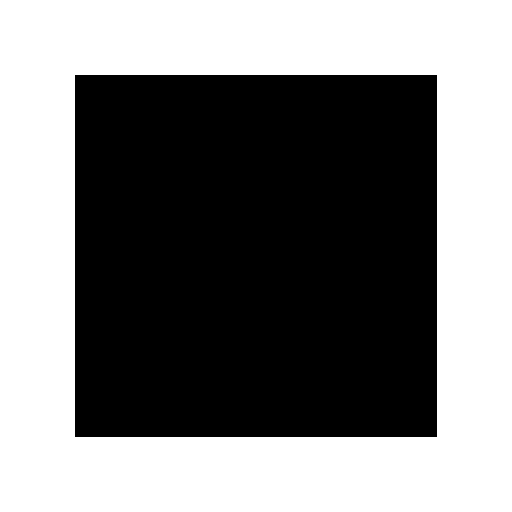
//> input picture ImageProcessingFinal/ImageProcessingFinal/input_2.bmp, 512 x 512 px
$ ./ImageProcessingFinal   (built with g++ and OpenCV 4)
//> lines starting //> are read from the running program, lines starting //| are printed output that depends on the picture; after the words box and inside, x2 and y2 are one past the last pixel; in counts of white or black regions, pixels touching at a corner belong together
// [374 lines of commented-out code are left out]

#include <opencv/cv.h>
#include <opencv/highgui.h>

#define PI 3.141592
#define SUB_SAMPLING_RATE 2 // 축소 비율
#define DEGREE 45 // 회전 각도

void SaveImage(char *saveImageName, IplImage *saveImage);
IplImage * Reduction(IplImage *inputImage, IplImage *outputImage, IplImage *tempImage);
IplImage * Rotation(IplImage *rotationImage, IplImage *outputImage);
IplImage * TransSizeImageRotation(IplImage *inputImage);
IplImage * Mix(IplImage *inputImage, IplImage *rotationImage, IplImage *outputImage);

int main()
{
	IplImage *inputImage = cvLoadImage("input_2.bmp", CV_LOAD_IMAGE_GRAYSCALE);
//> inputImage: 512 rows x 512 cols, CV_8UC1; values 100 (black) and 200 (white), 50% white; 1 black region, box (x1, y1, x2, y2) and area: (75, 75, 437, 437) 131044
	IplImage *scaleDownImage = cvCreateImage(cvSize((inputImage->width + 1) / SUB_SAMPLING_RATE, (inputImage->height + 1) / SUB_SAMPLING_RATE), 8, 1);
	IplImage *tempImage = cvCreateImage(cvSize(inputImage->width, inputImage->height + 1), 8, 1);
	IplImage *outputImage;
	IplImage *rotationImage;				// 90도 단위 회전 시
	IplImage *sizeTransferRotationImage;	// 45도 등 크기에 벗어나는 회전 시
	IplImage *sumImage = cvCreateImage(cvSize(inputImage->width+1, inputImage->height+1), inputImage->depth, inputImage->nChannels);

	scaleDownImage = Reduction(inputImage, scaleDownImage, tempImage);
	outputImage = cvCreateImage(cvSize(scaleDownImage->width, scaleDownImage->height), scaleDownImage->depth, scaleDownImage->nChannels);
	rotationImage = Rotation(scaleDownImage, outputImage);
	sizeTransferRotationImage = TransSizeImageRotation(scaleDownImage);
	sumImage = Mix(inputImage, sizeTransferRotationImage, sumImage);

	SaveImage("SubSampling_122179 박민현.bmp", scaleDownImage);
	SaveImage("Rotation_122179 박민현.bmp", sizeTransferRotationImage);
	SaveImage("Combination_122179 박민현.bmp", sumImage);
	cvShowImage("Input Image", inputImage);
	cvShowImage("sub Sampling Image", scaleDownImage);
	cvShowImage("Rotation", sizeTransferRotationImage);
	cvShowImage("Sum Image", sumImage);
	cvWaitKey();

	cvDestroyAllWindows();
	cvReleaseImage(&inputImage);
	cvReleaseImage(&scaleDownImage);
	cvReleaseImage(&sizeTransferRotationImage);
	cvReleaseImage(&sumImage);

	return 0;
}

void SaveImage(char *saveImageName, IplImage *saveImage) {
	cvSaveImage(saveImageName, saveImage);
}
IplImage * Mix(IplImage *inputImage, IplImage *scaleDownRotationImage, IplImage *outputImage) { // 원본이미지에 축소 회전한 이미지를 합성하는 함수
	int i, j, n, m;
	CvScalar pixelValue;

	for (i = 0; i < inputImage->height; i++) {
		for (j = 0; j < inputImage->width; j++) {
			pixelValue = cvGet2D(inputImage, i, j);
			cvSet2D(outputImage, i, j, pixelValue);
		}
	}

	for (i = 0; i < scaleDownRotationImage->height; i++) {
		for (j = 0; j < scaleDownRotationImage->width; j++) {
			pixelValue = cvGet2D(scaleDownRotationImage, i, j); // 축소 회전된 이미지 저장

			if (pixelValue.val[0] != 0) { // 검은색 부분은 지우고 가운데에 붙이기
				cvSet2D(outputImage, i + inputImage->height / 8 +10, j + inputImage->width / 8+10, pixelValue);
			}
		}
	}

	return outputImage;
}

IplImage * Reduction(IplImage *inputImage, IplImage *outputImage, IplImage *tempImage) { // 축소 함수
	int i, j, n, m, k, index = 0;
	double *Mask, *OutputValue, Sum = 0.0;
	CvScalar tempScalar;

	Mask = new double[SUB_SAMPLING_RATE * SUB_SAMPLING_RATE];

	OutputValue = new double[(inputImage->width + 1) / SUB_SAMPLING_RATE * (inputImage->height + 1) / SUB_SAMPLING_RATE];

	cvSetZero(tempImage);

	for (i = 0; i < inputImage->height; i++)
	{
		for (j = 0; j < inputImage->width; j++)
		{
			cvSet2D(tempImage, i, j, cvGet2D(inputImage, i, j));
		}
	}
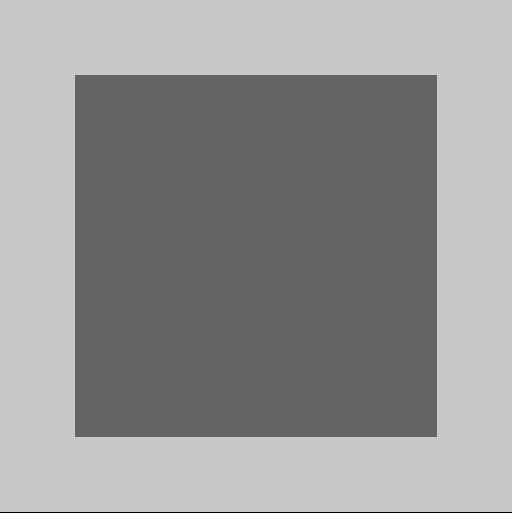
//> tempImage: 513 rows x 512 cols, CV_8UC1; min 0, max 200, mean 149.7

	for (i = 0; i < inputImage->height; i = i + SUB_SAMPLING_RATE) {
		for (j = 0; j < inputImage->width; j = j + SUB_SAMPLING_RATE) {
			for (n = 0; n < SUB_SAMPLING_RATE; n++) {
				for (m = 0; m < SUB_SAMPLING_RATE; m++)
				{
					tempScalar = cvGet2D(tempImage, i + n, j + m);
					Mask[n*SUB_SAMPLING_RATE + m] = tempScalar.val[0];
				}
			}
			for (k = 0; k < SUB_SAMPLING_RATE*SUB_SAMPLING_RATE; k++) {
				Sum += Mask[k];
			}

			OutputValue[index++] = (Sum / (SUB_SAMPLING_RATE * SUB_SAMPLING_RATE));
			Sum = 0.0;
		}
	}
//> this loop made 256 passes
//> index on passes 1 to 3: 256, 512, 768
//> after the loop, Sum = 0; index = 65536

	for (i = 0; i < outputImage->height; i++) {
		for (j = 0; j < outputImage->width; j++) {
			cvSet2D(outputImage, i, j, cvScalar(OutputValue[i*outputImage->width + j]));
		}
	}

	return outputImage;
}

IplImage * Rotation(IplImage *inputImage, IplImage *outputImage) { // 회전 함수
	int i, j, Center_y, Center_x, source_y, source_x;
	double Radian, cosR, sinR;
	CvScalar Value;

	Radian = (double)DEGREE * PI / 180.0; // degree 값을 radian으로 변경

	cosR = cos(Radian);
	sinR = sin(Radian);

	Center_y = inputImage->height / 2; // 영상의 중심좌표
//> Center_y = 128
	Center_x = inputImage->width / 2;
//> Center_x = 128

	for (i = 0; i < inputImage->height; i++) { // 좌우반전
		for (j = 0; j < inputImage->width; j++) {
			source_x = (int)((j - Center_x)*cosR + (i - Center_y)*sinR + Center_x); // 회전 변환 행렬을 이용하여 새 좌표값 계산
			source_y = (int)(-(j - Center_x)*sinR + (i - Center_y)*cosR + Center_y);

			if (source_x < 0 || source_y < 0 || source_y >= inputImage->height || source_x >= inputImage->width) { // 좌표가 영상범위 넘어갔을때 0 처리
				Value.val[0] = 0;
			}
			else Value = cvGet2D(inputImage, source_y, source_x);

			cvSet2D(outputImage, i, j, Value);
		}
	}
//> this loop made 256 passes
//> (source_x, source_y) on passes 1 to 3: (127, -52), (128, -51), (128, -50)
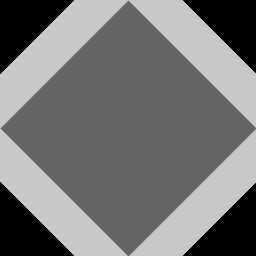
//> outputImage: 256 rows x 256 cols, CV_8UC1; min 0, max 200, mean 116.6
//> after the loop, source_x = 307; source_y = 128

	return outputImage;
}

IplImage * TransSizeImageRotation(IplImage *inputImage) { // 출력 크기 변환 회전
	int i, j, in_Center_y, in_Center_x, source_y, source_x, out_w, out_h, out_Center_y, out_Center_x;
	double Radian, cosR, sinR, Radian90;
	CvScalar Value;
	IplImage* outputImage;

	Radian = (double)DEGREE * PI / 180.0; // degree 값을 radian 값으로 변경
	Radian90 = (double)90 * PI / 180.0; // 90도를 radian 값으로 변경

	out_w = inputImage->height * cos(Radian90 - Radian) + inputImage->width * cos(Radian); // output 크기 계산
//> out_w = 362
	out_h = inputImage->height * cos(Radian) + inputImage->width * cos(Radian90 - Radian);
//> out_h = 362

	outputImage = cvCreateImage(cvSize(out_w, out_h), inputImage->depth, inputImage->nChannels);

	cosR = cos(Radian);
	sinR = sin(Radian);

	out_Center_y = out_h / 2;
//> out_Center_y = 181
	out_Center_x = out_w / 2;
//> out_Center_x = 181

	in_Center_y = inputImage->height / 2;
//> in_Center_y = 128
	in_Center_x = inputImage->width / 2;
//> in_Center_x = 128

	for (i = 0; i < out_h; i++) {
		for (j = 0; j < out_w; j++) {
			source_x = (int)((j - out_Center_x) * cosR + (i - out_Center_y)*sinR + in_Center_x);
			source_y = (int)(-(j - out_Center_x) * sinR + (i - out_Center_y)*cosR + in_Center_y);

			if (source_x < 0 || source_y < 0 || source_y >= inputImage->height || source_x >= inputImage->width) Value.val[0] = 0;
			else Value = cvGet2D(inputImage, source_y, source_x);

			cvSet2D(outputImage, i, j, Value);
		}
	}
//> this loop made 362 passes
//> (source_x, source_y) on passes 1 to 3: (127, -127), (128, -126), (128, -125)
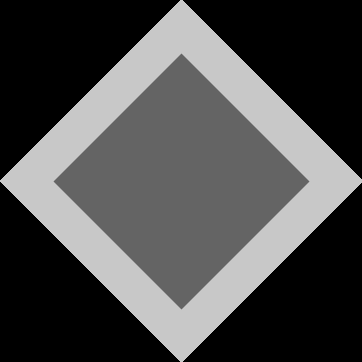
//> outputImage: 362 rows x 362 cols, CV_8UC1; min 0, max 200, mean 76.1
//> after the loop, source_x = 382; source_y = 128
//> after the loop in Mix, `for (i = 0; i < scaleDownRotationImage->height; i++)`:
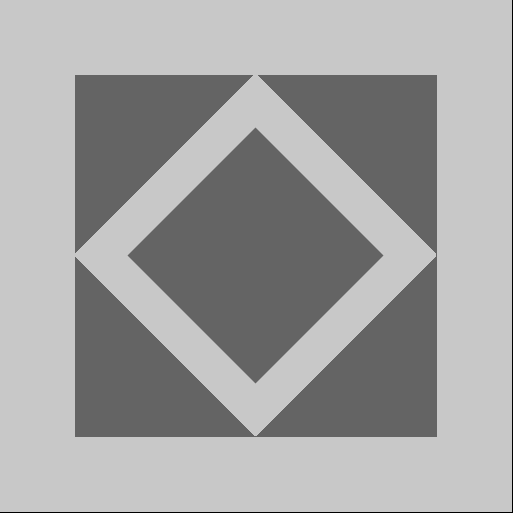
//> outputImage: 513 rows x 513 cols, CV_8UC1; min 0, max 200, mean 162.1

	return outputImage;
}

// [235 lines of commented-out code are left out]
